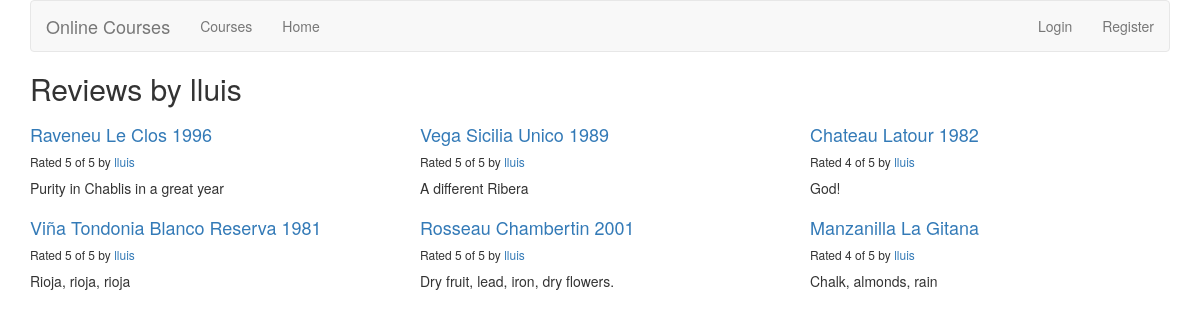
Page /reviews/review/user/lluis/ on the committed database.
### reviews/models.py (models this page shows, shortened)
class Review(models.Model):
    RATING_CHOICES = (
        (1, '1'),
        (2, '2'),
        (3, '3'),
        (4, '4'),
        (5, '5'),
    )
    wine = models.ForeignKey(Course)
    pub_date = models.DateTimeField('date published')
    user_name = models.CharField(max_length=100)
    comment = models.CharField(max_length=200)
    rating = models.IntegerField(choices=RATING_CHOICES)

class Course(models.Model):
    name = models.CharField(max_length=200)

### reviews/views.py (the view)
# urls.py: url(r'^review/user/(?P<username>\w+)/$', views.user_review_list, name='user_review_list'),
def user_review_list(request, username=None):
    if not username:
        username = request.user.username
    latest_review_list = Review.objects.filter(user_name=username).order_by('-pub_date')
    context = {'latest_review_list':latest_review_list, 'username':username}
    return render(request, 'reviews/user_review_list.html', context)

### reviews/templates/reviews/user_review_list.html
{% extends 'reviews/review_list.html' %}
{% block title %}
<h2>Reviews by {{ username }}</h2>
{% endblock %}

### reviews/templates/reviews/review_list.html (shortened to what this page needs)
{% extends 'base.html' %}
{% block content %}
{% if latest_review_list %}
<div class="row">
    {% for review in latest_review_list %}
    <div class="col-xs-6 col-lg-4">
        <h4><a href="{% url 'reviews:review_detail' review.id %}">
        {{ review.wine.name }}
        </a></h4>
        <h6>Rated {{ review.rating }} of 5 by <a href="{% url 'reviews:user_review_list' review.user_name %}" >{{ review.user_name }}</a></h6>
        <p>{{ review.comment }}</p>
    </div>
    {% endfor %}
</div>
{% else %}
<p>No reviews are available.</p>
{% endif %}
{% endblock %}

### rows in the picture
Review: wine.name "Raveneu Le Clos 1996", rating "5", user_name "lluis", comment "Purity in Chablis in a great year"
Review: wine.name "Vega Sicilia Unico 1989", rating "5", user_name "lluis", comment "A different Ribera"
Review: wine.name "Chateau Latour 1982", rating "4", user_name "lluis", comment "God!"
Review: wine.name "Viña Tondonia Blanco Reserva 1981", rating "5", user_name "lluis", comment "Rioja, rioja, rioja"
Review: wine.name "Rosseau Chambertin 2001", rating "5", user_name "lluis", comment "Dry fruit, lead, iron, dry flowers."
Review: wine.name "Manzanilla La Gitana", rating "4", user_name "lluis", comment "Chalk, almonds, rain"

### other values in the picture
{{ username }} "lluis"
